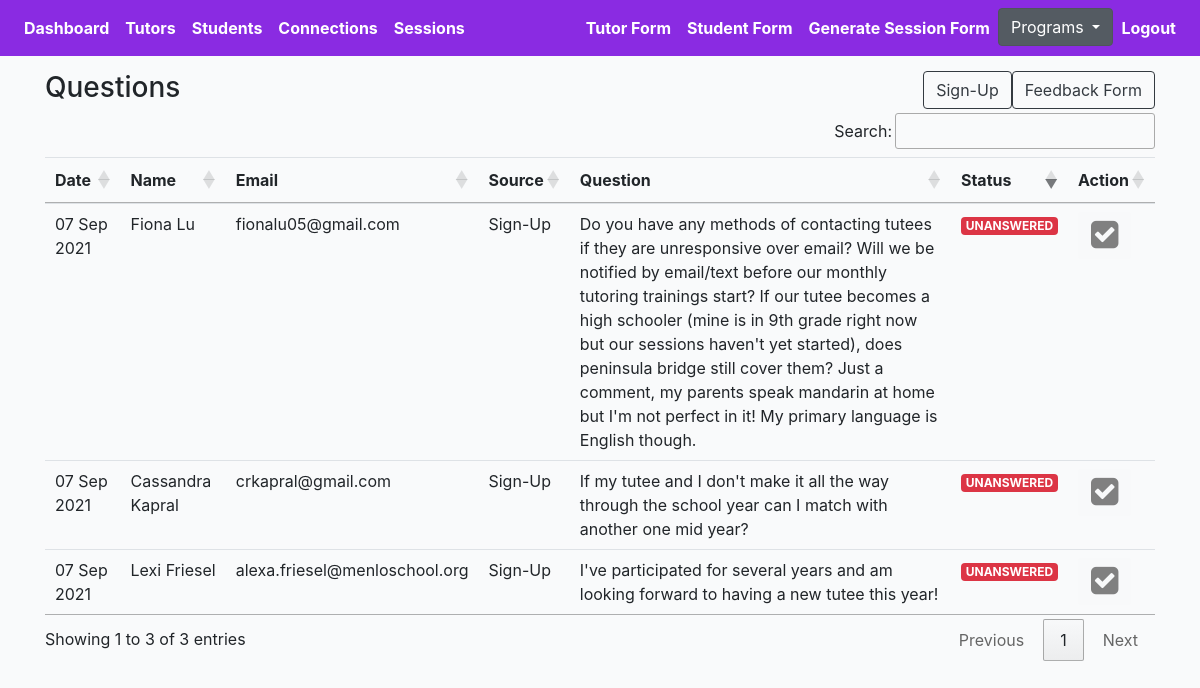
The app's page /middleschool/questions/ (signed in), older data.
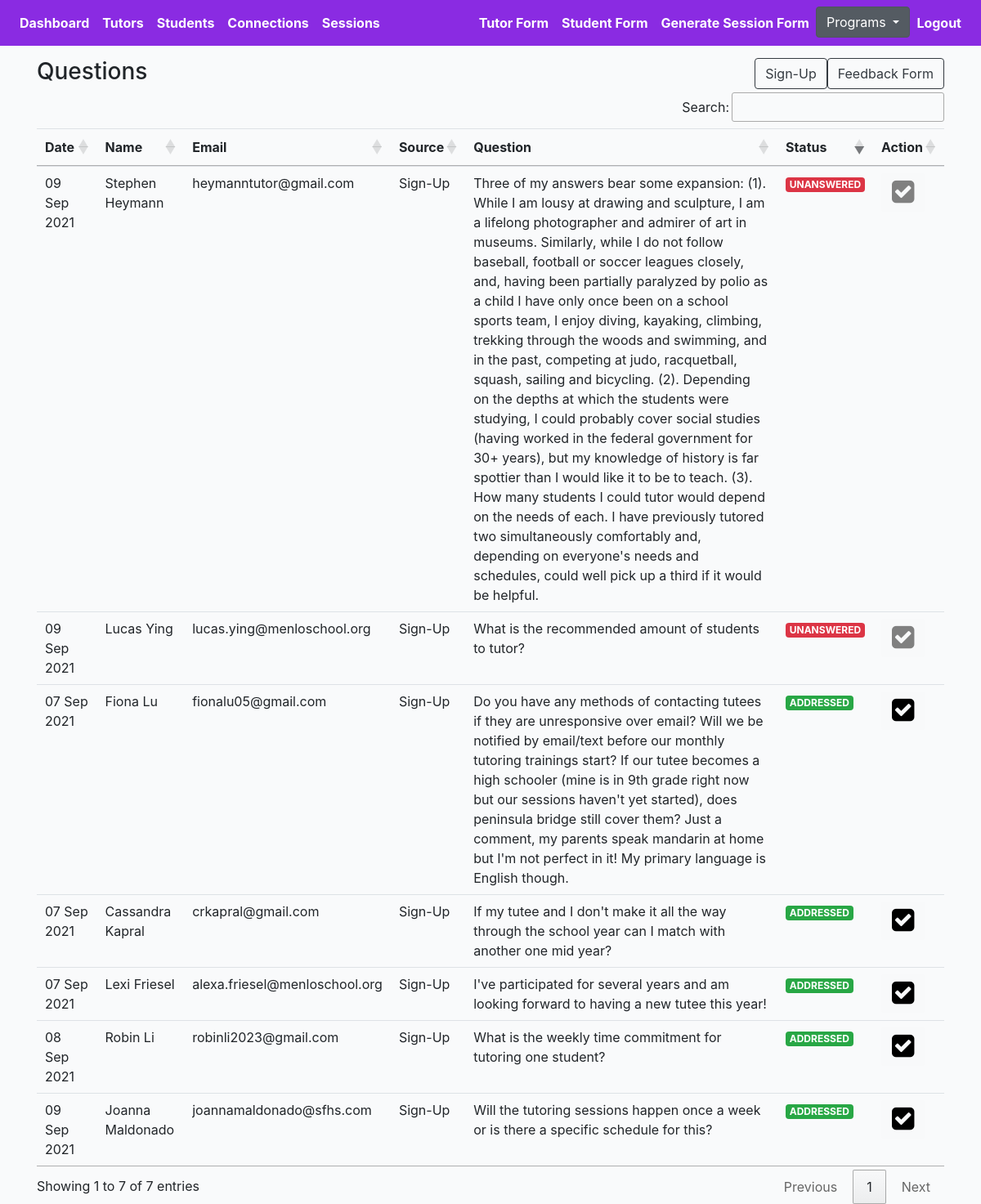
The same page, newer data.
### middleschool/models.py (models this page shows, shortened)
class Question(models.Model):
    tutor = models.ForeignKey(Profile, on_delete=models.CASCADE, related_name='tutor_question')
    question = models.TextField(null=True, blank=True, max_length=1000)
    action = models.BooleanField(default=False)
    status = models.CharField(null=True, blank=True, max_length=200, choices=QUESTION_STATUS_CHOICES)
    updated = models.DateTimeField(auto_now=True)
    created = models.DateTimeField(auto_now_add=True)
    source = models.CharField(null=True, blank=True, max_length=200)

class Profile(models.Model):
    role = models.CharField(max_length=200, choices=ROLE_CHOICES_PROFILE, null=True)
    avatar = models.ImageField(default='avatar.png', upload_to='avatars/')
    first_name = models.CharField(max_length=200, blank=True)
    last_name = models.CharField(max_length=200, blank=True)
    email = models.EmailField(max_length=200, blank=True)
    student_grade = models.CharField(null=True, blank=True, max_length=200, choices=STUDENT_GRADE_CHOICES)
    grade = models.CharField(null=True, blank=True, max_length=200, choices=GRADE_CHOICES)
    academic_advisor = models.ForeignKey(Academicadvisor, null=True, blank=True, on_delete=models.CASCADE, related_name='academic_advisor')
    academic_advisor_email = models.EmailField(max_length=200, blank=True)
    subjects = models.ManyToManyField(Subject, blank=True, related_name='subjects')
    school = models.CharField(max_length=200, blank=True)
    friends = models.ManyToManyField("self", blank=True, related_name='testfriends')
    updated = models.DateTimeField(auto_now=True)
    created = models.DateTimeField(auto_now_add=True)
    slug = models.SlugField(unique=True, blank=True)
    flag = models.BooleanField(default=False)
    parent1_first_name = models.CharField(max_length=200, blank=True)
    parent1_last_name = models.CharField(max_length=200, blank=True)
    parent1_phone = models.CharField(max_length=200, blank=True)
    parent1_email = models.EmailField(max_length=200, blank=True)
    student_capacity = models.IntegerField(null=True, blank=True)
    phone = models.CharField(max_length=200, blank=True)
    question = models.TextField(null=True, blank=True, max_length=1000)
    languages = models.ManyToManyField(Language, blank=True, related_name='subjects')
    comfortable_share_phone = models.BooleanField(default=False)
    permission_share_grade = models.BooleanField(default=False)
    optional_school_loop_profile_link = models.TextField(null=True, blank=True, max_length=500)
    optional_school_loop_username = models.TextField(null=True, blank=True, max_length=500)
    optional_school_loop_password = models.TextField(null=True, blank=True, max_length=500)
    parent_languages = models.CharField(null=True, blank=True, max_length=200, choices=LANGUAGE_CHOICES)
    age = models.IntegerField(null=True, blank=True)
    ethnic = models.CharField(null=True, blank=True, max_length=200, choices=ETHNIC_CHOICES)
    note = models.TextField(null=True, blank=True, max_length=1000)
    interest = models.ManyToManyField(Interest, blank=True, related_name='interest')
    __initial_first_name = None
    __initial_last_name = None
    def __init__(self, *args, **kwargs):
        super().__init__(*args, **kwargs)
        self.__initial_first_name = self.first_name
        self.__initial_last_name = self.last_name

### middleschool/views.py (the view)
# urls.py: path('questions/', QuestionListView.as_view(), name='question-list-view'),
@method_decorator(login_required, name='dispatch')
@method_decorator(allowed_users(allowed_roles=['middletutor', 'admin']), name='dispatch')
class QuestionListView(ListView):
    model = Question
    template_name = 'middleschool/question-list.html'
    def get_queryset(self):
        qs = Question.objects.all().order_by('status').reverse()
        return qs

### templates/middleschool/question-list.html (shortened to what this page needs)
{% extends 'middleschoolbase.html' %}
{% load static %}
{% block stylesheet %}{% static '/css/my_invites.css' %}{% endblock %}
{% block content %}
<div class="row">
    <div class="col-auto mr-auto">
        <h3>Questions</h3>
    </div>
    <div class="col-auto">
        <div class="btn-group" role="group" aria-label="Basic example">
            <form action="{% url 'middleschool:search-question' %}" method="POST">
                <button type="submit" class="btn btn-outline-dark">Sign-Up</button>
            </form>
            <form action="{% url 'middleschool:search-question' %}" method="POST">
                <button type="submit" class="btn btn-outline-dark">Feedback Form</button>
            </form>
        </div>
    </div>
</div>
<div class="table-responsive-lg">
    <table id="myTable" class="table">
        <thead>
            <tr>
                <th scope="col">Date</th>
                <th scope="col">Name</th>
                <th scope="col">Email</th>
                <th scope="col">Source</th>
                <th scope="col">Question</th>
                <th scope="col">Status</th>
                <th scope="col">Action</th>
            </tr>
        </thead>
        <tbody>
            {% for obj in object_list %}
            <tr>
                <td>{{obj.created|date:"d M Y"}}</td>
                <td>{{obj.tutor.first_name}} {{obj.tutor.last_name}}</td>
                <td>{{obj.tutor.email}}</td>
                <td>{{obj.source}}</td>
                <td>{{obj.question}}</td>
                <td>
                {% if obj.status == 'ADDRESSED' %}
                <div class="status{{obj.id}}"><span class="badge badge-success">ADDRESSED</span></div>
                {% elif obj.status == 'UNANSWERED' %}
                <div class="status{{obj.id}}"><span class="badge badge-danger">UNANSWERED</span></div>
                {% endif %}
                </td>
                <td>
                    <form action="{% url 'middleschool:action-question' %}" method="POST" class='like-form' id='{{obj.id}}'>
                    <button type="submit" class="like_btn btn btn-light like-btn{{obj.id}}">
                        {% if obj.action == False %}
                        <i class="fa fa-check-square fa-2x thumb{{obj.id}}" style="color:grey"></i>
                        {% else %}
                        <i class="fa fa-check-square fa-2x thumb{{obj.id}}"style="color:black"></i>
                        {% endif %}
                    </button>
                    </form>
                </td>
            </tr>
            {% endfor %}
        </tbody>
    </table>
</div>
{% endblock content %}

### templates/middleschoolbase.html (shortened to what this page needs)
{% load static %}
<!DOCTYPE html>
<html lang="en">
<head>
    <link href="https://netdna.bootstrapcdn.com/bootstrap/4.4.1/css/bootstrap.min.css" rel="stylesheet">
    <link href="https://maxcdn.bootstrapcdn.com/font-awesome/4.3.0/css/font-awesome.min.css" rel="stylesheet">
    <link rel="stylesheet" href="https://cdnjs.cloudflare.com/ajax/libs/Chart.js/2.8.0/Chart.min.css"
 />
    <link rel="stylesheet" type="text/css" href="https://cdn.datatables.net/1.10.22/css/jquery.dataTables.min.css">
    <link rel="stylesheet" href="{% static '/css/base.css' %}">
    <link rel="stylesheet" href="{% block stylesheet %}{% endblock %}">
    <link href="https://nightly.datatables.net/css/jquery.dataTables.css" rel="stylesheet" type="text/css" />
    <link rel="stylesheet" type="text/css"
        href="https://cdnjs.cloudflare.com/ajax/libs/select2/4.0.3/css/select2.min.css">
    <link href="//cdn.datatables.net/buttons/1.6.2/css/buttons.dataTables.min.css" rel="stylesheet" />
</head>
<body>
    <header class="pb-3">
        {% include 'middleschoolnavbar.html' %}
    </header>
    <div class="container">
        {% block content %}
        {% endblock content %}
    </div>
</body>
</html>

### templates/middleschoolnavbar.html (shortened to what this page needs)
<nav class="navbar navbar-expand-lg navbar-dark fixed-top" style="background-color: #8A2BE2;">
    <div class="collapse navbar-collapse" id="navbarSupportedContent">
        <ul class="navbar-nav mr-auto">
            <li class="nav-item active">
                <a class="nav-link" style="font-weight: bold" href="{% url 'middleschool:dashboard' %}">Dashboard</a>
            </li>
            <li class="nav-item active">
                <a class="nav-link" style="font-weight: bold" href="{% url 'middleschool:tutor-profiles-view' %}">Tutors</a>
            </li>
            <li class="nav-item active">
                <a class="nav-link" style="font-weight: bold"
                    href="{% url 'middleschool:student-profiles-view' %}">Students</a>
            </li>
            <li class="nav-item active">
                <a class="nav-link" style="font-weight: bold"
                    href="{% url 'middleschool:connection-view' %}">Connections</a>
            </li>
            <li class="nav-item active">
                <a class="nav-link" style="font-weight: bold" href="{% url 'middleschool:session-view' %}">Sessions</a>
            </li>
        </ul>
        <ul class="navbar-nav ml-auto">
            <li class="nav-item active">
                <a class="nav-link" style="font-weight: bold" href="{% url 'middleschool:tutor-profile-form' %}"
                    target="_blank">Tutor Form</a>
            </li>
            <li class="nav-item active">
                <a class="nav-link" style="font-weight: bold" href="{% url 'middleschool:student-profile-form' %}"
                    target="_blank">Student Form</a>
            </li>
            {% ifequal user.groups.all.0.name "admin" %}
            <li class="nav-item active">
                <a class="nav-link" style="font-weight: bold" href="{% url 'middleschool:generate-session-form' %}">Generate
                    Session Form</a>
            </li>
            <div class="dropdown show">
                <a class="btn btn-secondary dropdown-toggle" href="#" role="button" id="dropdownMenuLink"
                    data-toggle="dropdown" aria-haspopup="true" aria-expanded="false">
                    Programs
                </a>
            </div>
            {% endifequal %}
            <li class="nav-item active">
                <a class="nav-link" style="font-weight: bold" href="{% url 'logout' %}">Logout</a>
            </li>
        </ul>
    </div>
</nav>

### core/static/css/base.css (style rules this page uses)
.container { width: 100%; padding-right: 15px; padding-left: 15px; margin-right: auto; margin-left: auto; margin-top: 55px; }
body { background:#FAFAFA; }

### core/static/css/my_invites.css (style rules this page uses)
body { margin-top:20px; background:#FAFAFA; }
body { background-color: #f9fafb; margin-top:0px; }

Row changes from the older to the newer data that the page shows:
added Question: created "09 Sep 2021", tutor.first_name "Stephen", tutor.last_name "Heymann", tutor.email "heymanntutor@gmail.com", source "Sign-Up", question "Three of my answers bear some expansion: (1). While I am lousy at drawing and sculpture, I am a lifelong photographer and admirer of art in museums. Similarly, while I do not follow baseball, football or soccer leagues closely, and, having been partially paralyzed by polio as a child I have only once been on a school sports team, I enjoy diving, kayaking, climbing, trekking through the woods and swimming, and in the past, competing at judo, racquetball, squash, sailing and bicycling. (2). Depending on the depths at which the students were studying, I could probably cover social studies (having worked in the federal government for 30+ years), but my knowledge of history is far spottier than…"
added Question: created "09 Sep 2021", tutor.first_name "Lucas", tutor.last_name "Ying", tutor.email "lucas.ying@menloschool.org", source "Sign-Up", question "What is the recommended amount of students to tutor?"
changed Question "Fiona": action False → True (drawn); status "UNANSWERED" → "ADDRESSED"
changed Question "Cassandra": action False → True (drawn); status "UNANSWERED" → "ADDRESSED"
changed Question "Lexi": action False → True (drawn); status "UNANSWERED" → "ADDRESSED"
added Question: created "08 Sep 2021", tutor.first_name "Robin", tutor.last_name "Li", tutor.email "robinli2023@gmail.com", source "Sign-Up", question "What is the weekly time commitment for tutoring one student?"
added Question: created "09 Sep 2021", tutor.first_name "Joanna", tutor.last_name "Maldonado", tutor.email "joannamaldonado@sfhs.com", source "Sign-Up", question "Will the tutoring sessions happen once a week or is there a specific schedule for this?"
Text that changed along with them:
text written by a page script: "Search: Showing 1 to 3 of 3 entries Previous 1 Next" → "Search: Showing 1 to 7 of 7 entries Previous 1 Next"
